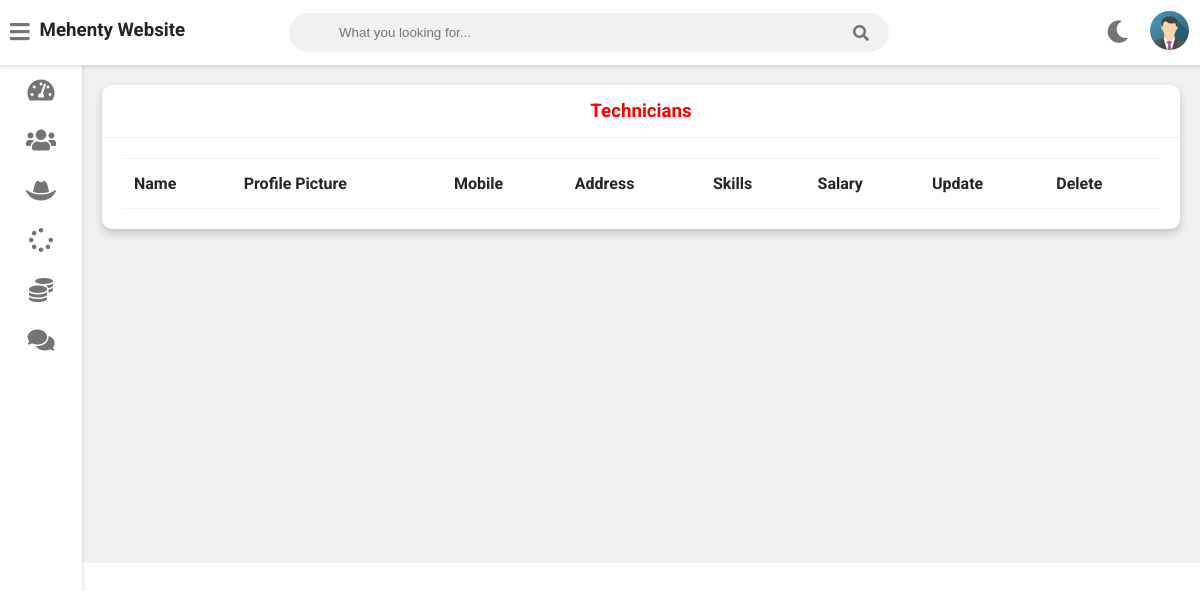
The app's page /admin-view-Technician (signed in), older data.
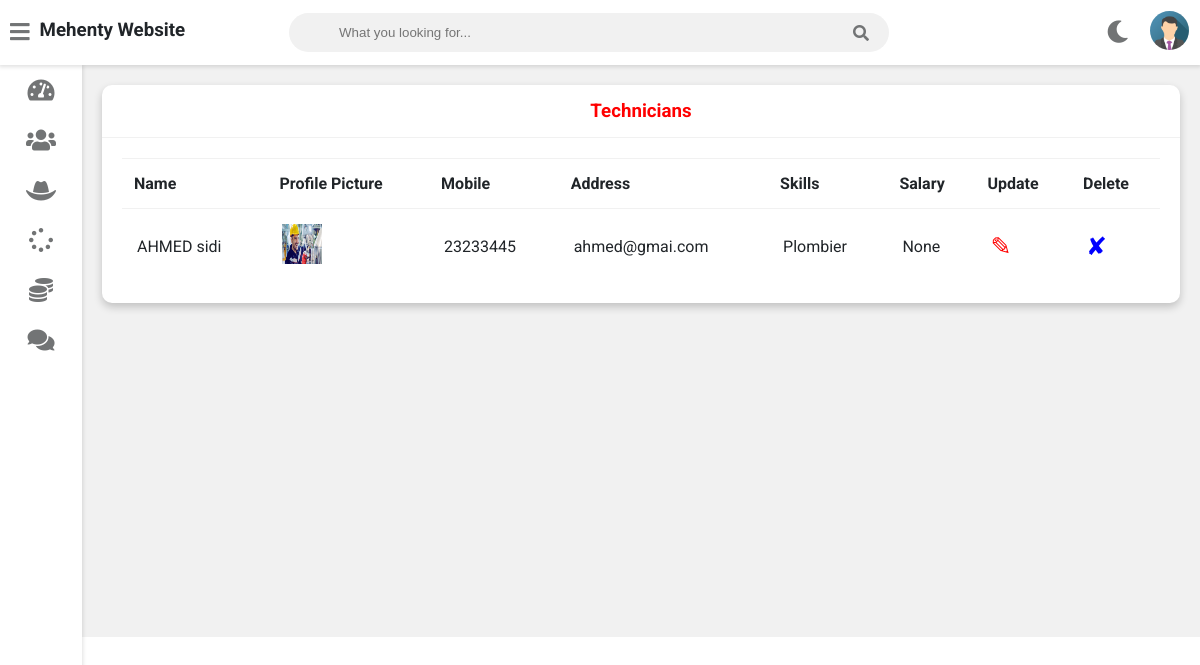
The same page, newer data.
### service/models.py (models this page shows, shortened)
class Technician(models.Model):
    user=models.OneToOneField(User,on_delete=models.CASCADE)
    profile_pic= models.ImageField(upload_to='profile_pic/TechnicianProfilePic/',null=True,blank=True)
    address = models.CharField(max_length=40)
    mobile = models.CharField(max_length=20,null=False)
    skill = models.CharField(max_length=500,null=True)
    salary=models.PositiveIntegerField(null=True)
    status=models.BooleanField(default=False)
    @property
    def get_name(self):
        return self.user.first_name+" "+self.user.last_name

### service/views.py (the view)
# urls.py: path('admin-view-Technician',views.admin_view_Technician_view,name='admin-view-Technician'),
@login_required(login_url='adminlogin')
def admin_view_Technician_view(request):
    Technicians=models.Technician.objects.all()
    return render(request,'service/admin_view_Technician.html',{'Technicians':Technicians})

### templates/service/admin_view_Technician.html
{% extends 'service/adminbase.html' %}
{% block content %}
{% load static %}
	<div class="wrapper">
		<div class="row">
			<div class="col-12 col-m-12 col-sm-12">
				<div class="card">
					<div class="card-header">
						<h3 style="color:red; text-align:center" >Technicians
						</h3>
					</div>
					<div class="card-content">
						<table>
							<thead>
                <tr>
                  <th>Name</th>
                  <th>Profile Picture</th>
                  <th>Mobile</th>
                  <th>Address</th>
                  <th>Skills</th>
                  <th>Salary</th>
                  <th>Update</th>
                  <th>Delete</th>
                </tr>
							</thead>
							<tbody>
              {% for m in Technicians %}
                <tr>
                  <td> {{m.get_name}}</td>
                  <td> <img src="{{ m.profile_pic.url }}" alt="Profile Pic" height="40px" width="40px" /></td>
                  <td>{{m.mobile}}</td>
                  <td>{{m.address}}</td>
                  <td>{{m.skill}}</td>
                  <td>{{m.salary}}</td>
                  <td><a  style="color:red; text-decoration:none;font-size:25px;" href="{% url 'update-Technician' m.id  %}">&#9998;</a></td>
                  <td><a style="color:blue; text-decoration:none;font-size:25px;"href="{% url 'delete-Technician' m.id  %}">&#10008;</a></td>
                </tr>
                {% endfor %}
							</tbody>
						</table>
					</div>
				</div>
			</div>
		</div>
<br><br><br><br><br><br><br><br><br><br><br><br><br><br><br><br>
	</div>
{% endblock content %}

Row changes from the older to the newer data that the page shows:
added Technician: get_name "AHMED sidi", profile_pic (picture), mobile "23233445", address "ahmed@gmai.com", skill "Plombier", salary "None"
